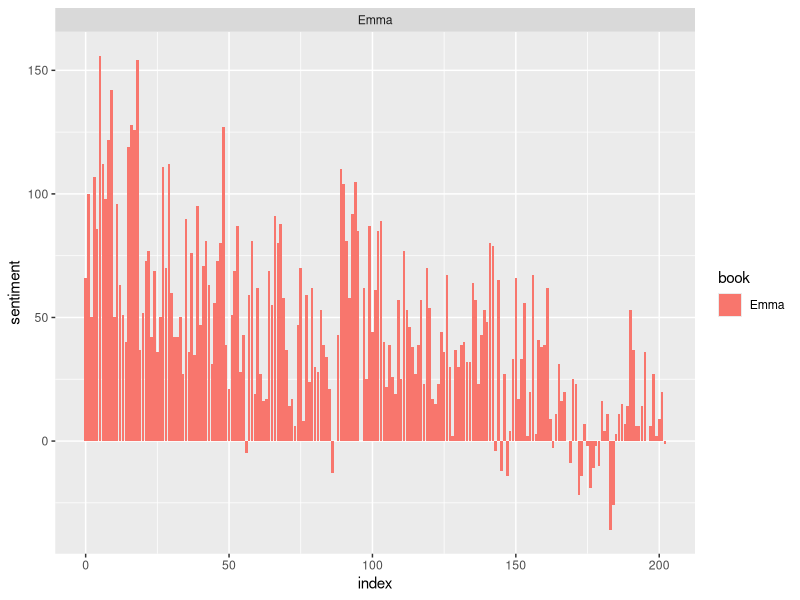
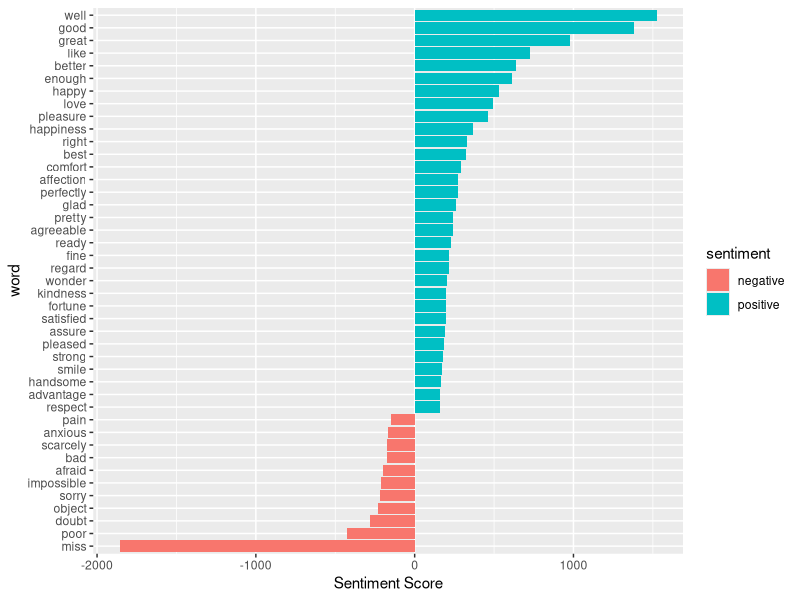
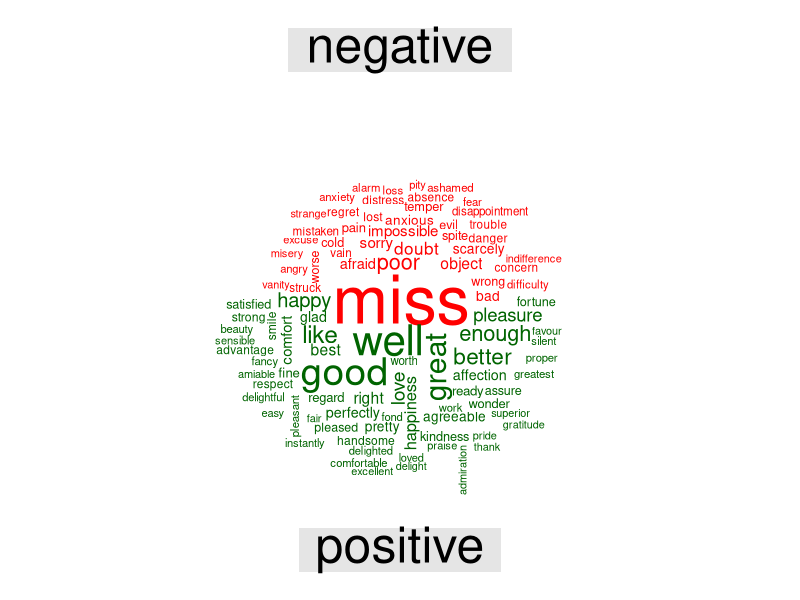

Reproduce these figures in R, in order.
## ---- chunk 1
knitr::opts_chunk$set(echo = TRUE)
## ---- chunk 2
library(tidytext) #contains sentiment lexicons

get_sentiments("bing") #to extract sentiments out of data
## ---- chunk 3
library(janeaustenr) # books written by Jane Austen
library(stringr) 
library(tidytext) # allows to perform text analysis
library(tidyr)
library(dplyr)
tidy_data <- austen_books() %>%
  group_by(book) %>%
  mutate(linenumber = row_number(),
         chapter = cumsum(str_detect(text, regex("^chapter [\\divxlc]", 
                                                 ignore_case = TRUE)))) %>%
  ungroup() %>%
  unnest_tokens(word, text) # tidy formating
## ---- chunk 4
positive_senti <- get_sentiments("bing") %>%
  filter(sentiment == "positive") # filter works implying joy
## ---- chunk 5
tidy_data %>%
  filter(book == "Emma") %>%
  semi_join(positive_senti) %>%
  count(word, sort = TRUE)
## ---- chunk 6
bing <- get_sentiments("bing")
Emma_sentiment <- tidy_data %>%
  inner_join(bing) %>%
  count(book = "Emma" , index = linenumber %/% 80, sentiment) %>%
  spread(sentiment, n, fill = 0) %>%  # Separate columns for positive and negative
  mutate(sentiment = positive - negative)  # difference
## ---- chunk 7
library(ggplot2)

ggplot(Emma_sentiment, aes(index, sentiment, fill = book)) +
  geom_bar(stat = "identity", show.legend = TRUE) +
  facet_wrap(~book, ncol = 2, scales = "free_x")
## ---- chunk 8
counting_words <- tidy_data %>%
  inner_join(bing) %>%
  count(word, sentiment, sort = TRUE)
head(counting_words)
## ---- chunk 9
counting_words %>%
  filter(n > 150) %>%
  mutate(n = ifelse(sentiment == "negative", -n, n)) %>%
  mutate(word = reorder(word, n)) %>%
  ggplot(aes(word, n, fill = sentiment))+
  geom_col() +
  coord_flip() +
  labs(y = "Sentiment Score")
## ---- chunk 10

library(reshape2)
library(wordcloud)
tidy_data %>%
  inner_join(bing) %>%
  count(word, sentiment, sort = TRUE) %>%
  acast(word ~ sentiment, value.var = "n", fill = 0) %>%
  comparison.cloud(colors = c("red", "dark green"),
                   max.words = 100)
